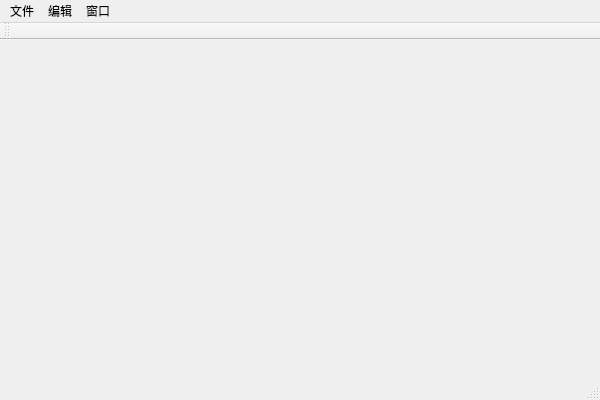
<?xml version="1.0" encoding="UTF-8"?>
<ui version="4.0">
 <class>GeoDisplayClass</class>
 <widget class="QMainWindow" name="GeoDisplayClass">
  <property name="geometry">
   <rect>
    <x>0</x>
    <y>0</y>
    <width>600</width>
    <height>400</height>
   </rect>
  </property>
  <property name="acceptDrops">
   <bool>true</bool>
  </property>
  <property name="windowTitle">
   <string>GeoDisplay</string>
  </property>
  <widget class="QWidget" name="centralWidget"/>
  <widget class="QMenuBar" name="menuBar">
   <property name="geometry">
    <rect>
     <x>0</x>
     <y>0</y>
     <width>600</width>
     <height>21</height>
    </rect>
   </property>
   <widget class="QMenu" name="File">
    <property name="title">
     <string>文件</string>
    </property>
    <addaction name="actionOpen"/>
    <addaction name="actionAdd"/>
    <addaction name="actionSave"/>
    <addaction name="actionOutput"/>
    <addaction name="actionRun"/>
    <addaction name="actionClear"/>
   </widget>
   <widget class="QMenu" name="Edit">
    <property name="title">
     <string>编辑</string>
    </property>
   </widget>
   <widget class="QMenu" name="windows">
    <property name="title">
     <string>窗口</string>
    </property>
    <addaction name="actionOptionPanel"/>
    <addaction name="actionTool_cmd"/>
   </widget>
   <addaction name="File"/>
   <addaction name="Edit"/>
   <addaction name="windows"/>
  </widget>
  <widget class="QToolBar" name="mainToolBar">
   <attribute name="toolBarArea">
    <enum>TopToolBarArea</enum>
   </attribute>
   <attribute name="toolBarBreak">
    <bool>false</bool>
   </attribute>
  </widget>
  <widget class="QStatusBar" name="statusBar"/>
  <action name="actionOptionPanel">
   <property name="text">
    <string>选项面板</string>
   </property>
  </action>
  <action name="actionTool_cmd">
   <property name="text">
    <string>命令栏</string>
   </property>
  </action>
  <action name="actionOpen">
   <property name="text">
    <string>open</string>
   </property>
  </action>
  <action name="actionAdd">
   <property name="text">
    <string>add</string>
   </property>
  </action>
  <action name="actionSave">
   <property name="text">
    <string>Save</string>
   </property>
  </action>
  <action name="actionOutput">
   <property name="text">
    <string>Output</string>
   </property>
  </action>
  <action name="actionRun">
   <property name="text">
    <string>Run</string>
   </property>
  </action>
  <action name="actionClear">
   <property name="text">
    <string>Clear</string>
   </property>
  </action>
 </widget>
 <layoutdefault spacing="6" margin="11"/>
 <resources>
  <include location="GeoDisplay.qrc"/>
 </resources>
 <connections/>
</ui>
